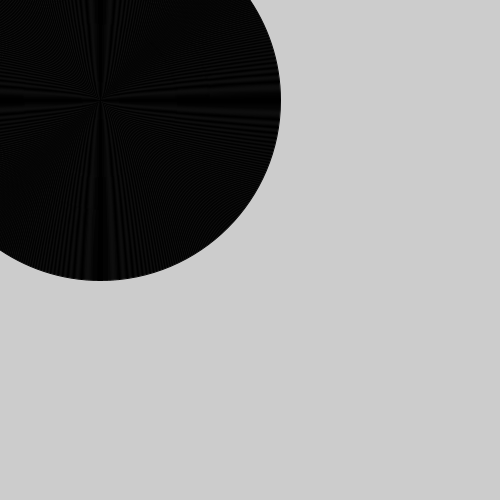
Frame 1 (no input)
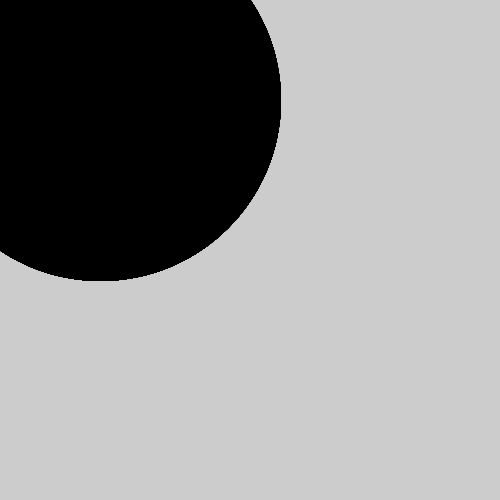
Frame 60 (the mouse pressed at the canvas centre just before this capture)
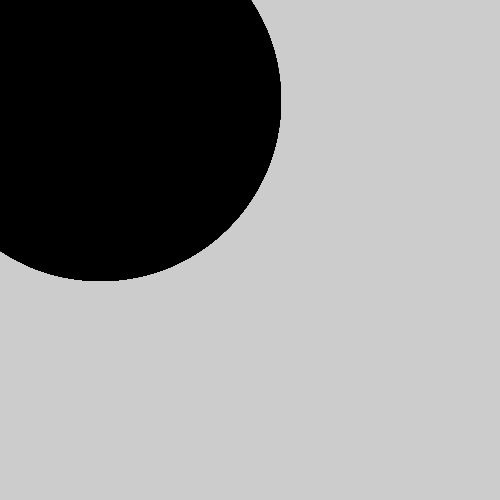
Frame 120 (the mouse held since frame 60 and released just before this capture)

The Processing sketch that drew these frames (run headless with seeded random() and noise(); from frame 60 on, the mouse is pressed at the canvas centre):

// Processing sketch: sketch_180906a
// ── sketch_180906a.pde
void setup(){
  size(500, 500);
}
void draw() {
  for(int i=360 ; i>0 ; i--){
   noFill(); 
  ellipse(100,100, i,i);
  }
}
